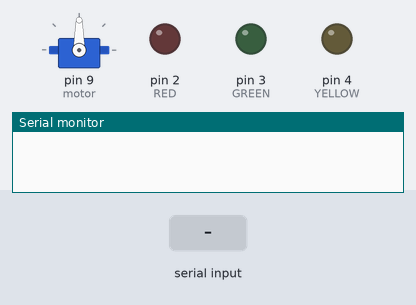
Bench run of a sketch on a simulated Arduino Uno, built with avr-gcc and run on an emulated ATmega328P. Parts: servo, output pins drawn as LEDs (lit = HIGH), the last lines printed to the serial monitor. The inputs (shaded band) are chosen by the test bench.

Above: at 1.2 s.
1.3 s: "ledleri yak" received over Serial
At 2.5 s:
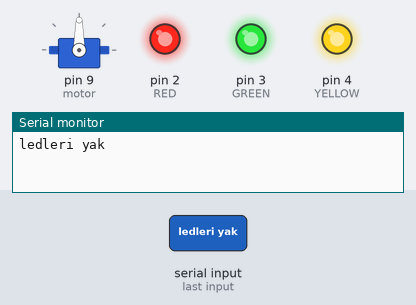
2.9 s: "0" received over Serial
At 3.6 s:
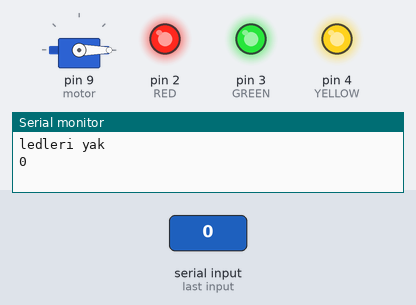
4.4 s: "30" received over Serial
At 5.1 s:
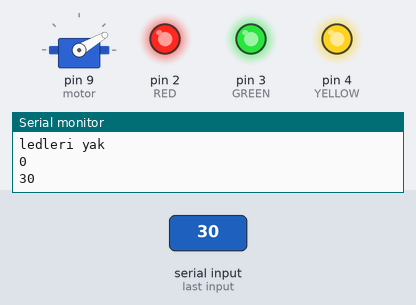
5.9 s: "60" received over Serial
At 6.3 s:
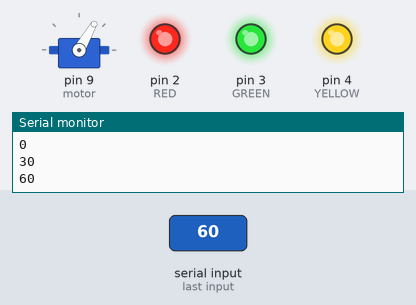
7.4 s: "120" received over Serial
At 7.8 s:
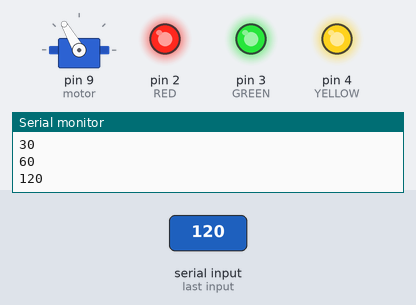
8.9 s: "150" received over Serial
At 10.1 s:
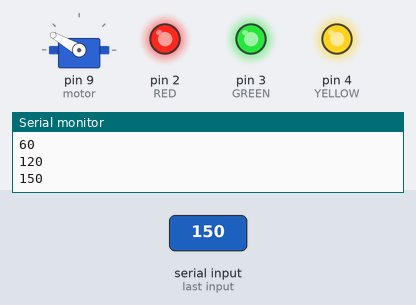
Timing chart, 0 to 11.4 s (numbered marks = the images above; inputs shaded):
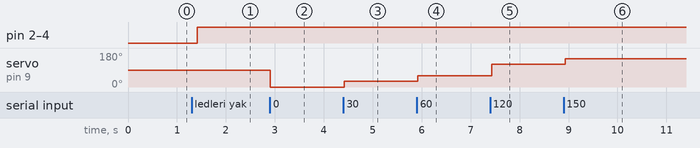

The sketch:

Voice_Controlled_Led_Motor.ino
```cpp
#include<Servo.h>
String voice;
int RED = 2;
int GREEN = 3;
int YELLOW = 4;
int allon1[] = {2,3,4,};
Servo motor;


void RedOn(){
digitalWrite (RED, HIGH);
}

void RedOff(){
digitalWrite (RED, LOW);
}

void GreenOn(){
digitalWrite (GREEN, HIGH);
}

void GreenOff(){
digitalWrite (GREEN, LOW);
}

void YellowOn(){
digitalWrite (YELLOW, HIGH);
}

void YellowOff(){
digitalWrite (YELLOW, LOW);
}

void allon() {
digitalWrite (RED, HIGH);
digitalWrite (GREEN, HIGH);
digitalWrite (YELLOW, HIGH);
}

void alloff() {
digitalWrite (RED, LOW);
digitalWrite (GREEN, LOW);
digitalWrite (YELLOW, LOW);
}


void setup() {
Serial.begin(9600);
pinMode(RED, OUTPUT);
pinMode(GREEN, OUTPUT);
pinMode(YELLOW, OUTPUT);
motor.attach(9);
}


void loop() {
while(Serial.available()) {
delay(10);
char c=Serial.read();
if(c=='#')
{break; }
voice += c;
}


if (voice.length() > 0) {
Serial.println(voice);

if (voice == "ledleri yak" || voice == "hepsini yak"){
    allon() ;
  }
else if (voice == "ledleri söndür" || voice=="hepsini söndür"){
    alloff() ;
  }
else if(voice =="kırmızıyı yak" || voice =="kırmızı"){
    RedOn();
  }
else if(voice =="kırmızıyı söndür"){
    RedOff();
  }
else if(voice =="yeşili yak" || voice =="yeşil"){
    GreenOn();
  }
else if( voice =="yeşili söndür" ){
    GreenOff();
  }
else if(voice =="sarıyı yak" || voice =="Sarı"){
    YellowOn();
  }
else if(voice =="sarıyı söndür"){
    YellowOff();
  }
else if(voice =="0"){
    motor.write(0);
  }
else if(voice =="30"){
    motor.write(30);
  }
else if(voice =="60"){
    motor.write(60);
  }
else if(voice =="90"){
    motor.write(90);
  }
else if(voice =="120"){
    motor.write(120);
  }
else if(voice =="150"){
    motor.write(150);
  }
else if(voice =="180"){
    motor.write(180);
  }
}

voice="";

}
```

Measured:
- after the input at 1.3 s, pin 2 (RED), pin 3 (GREEN), pin 4 (YELLOW): LOW → HIGH after 0.11 s
- after the input at 2.9 s, servo on pin 9 (motor): 90° → 0° at once
- after the input at 4.4 s, servo on pin 9 (motor): 0° → 30° at once
- after the input at 5.9 s, servo on pin 9 (motor): 30° → 60° at once
- after the input at 7.4 s, servo on pin 9 (motor): 60° → 120° at once
- after the input at 8.9 s, servo on pin 9 (motor): 120° → 150° at once
